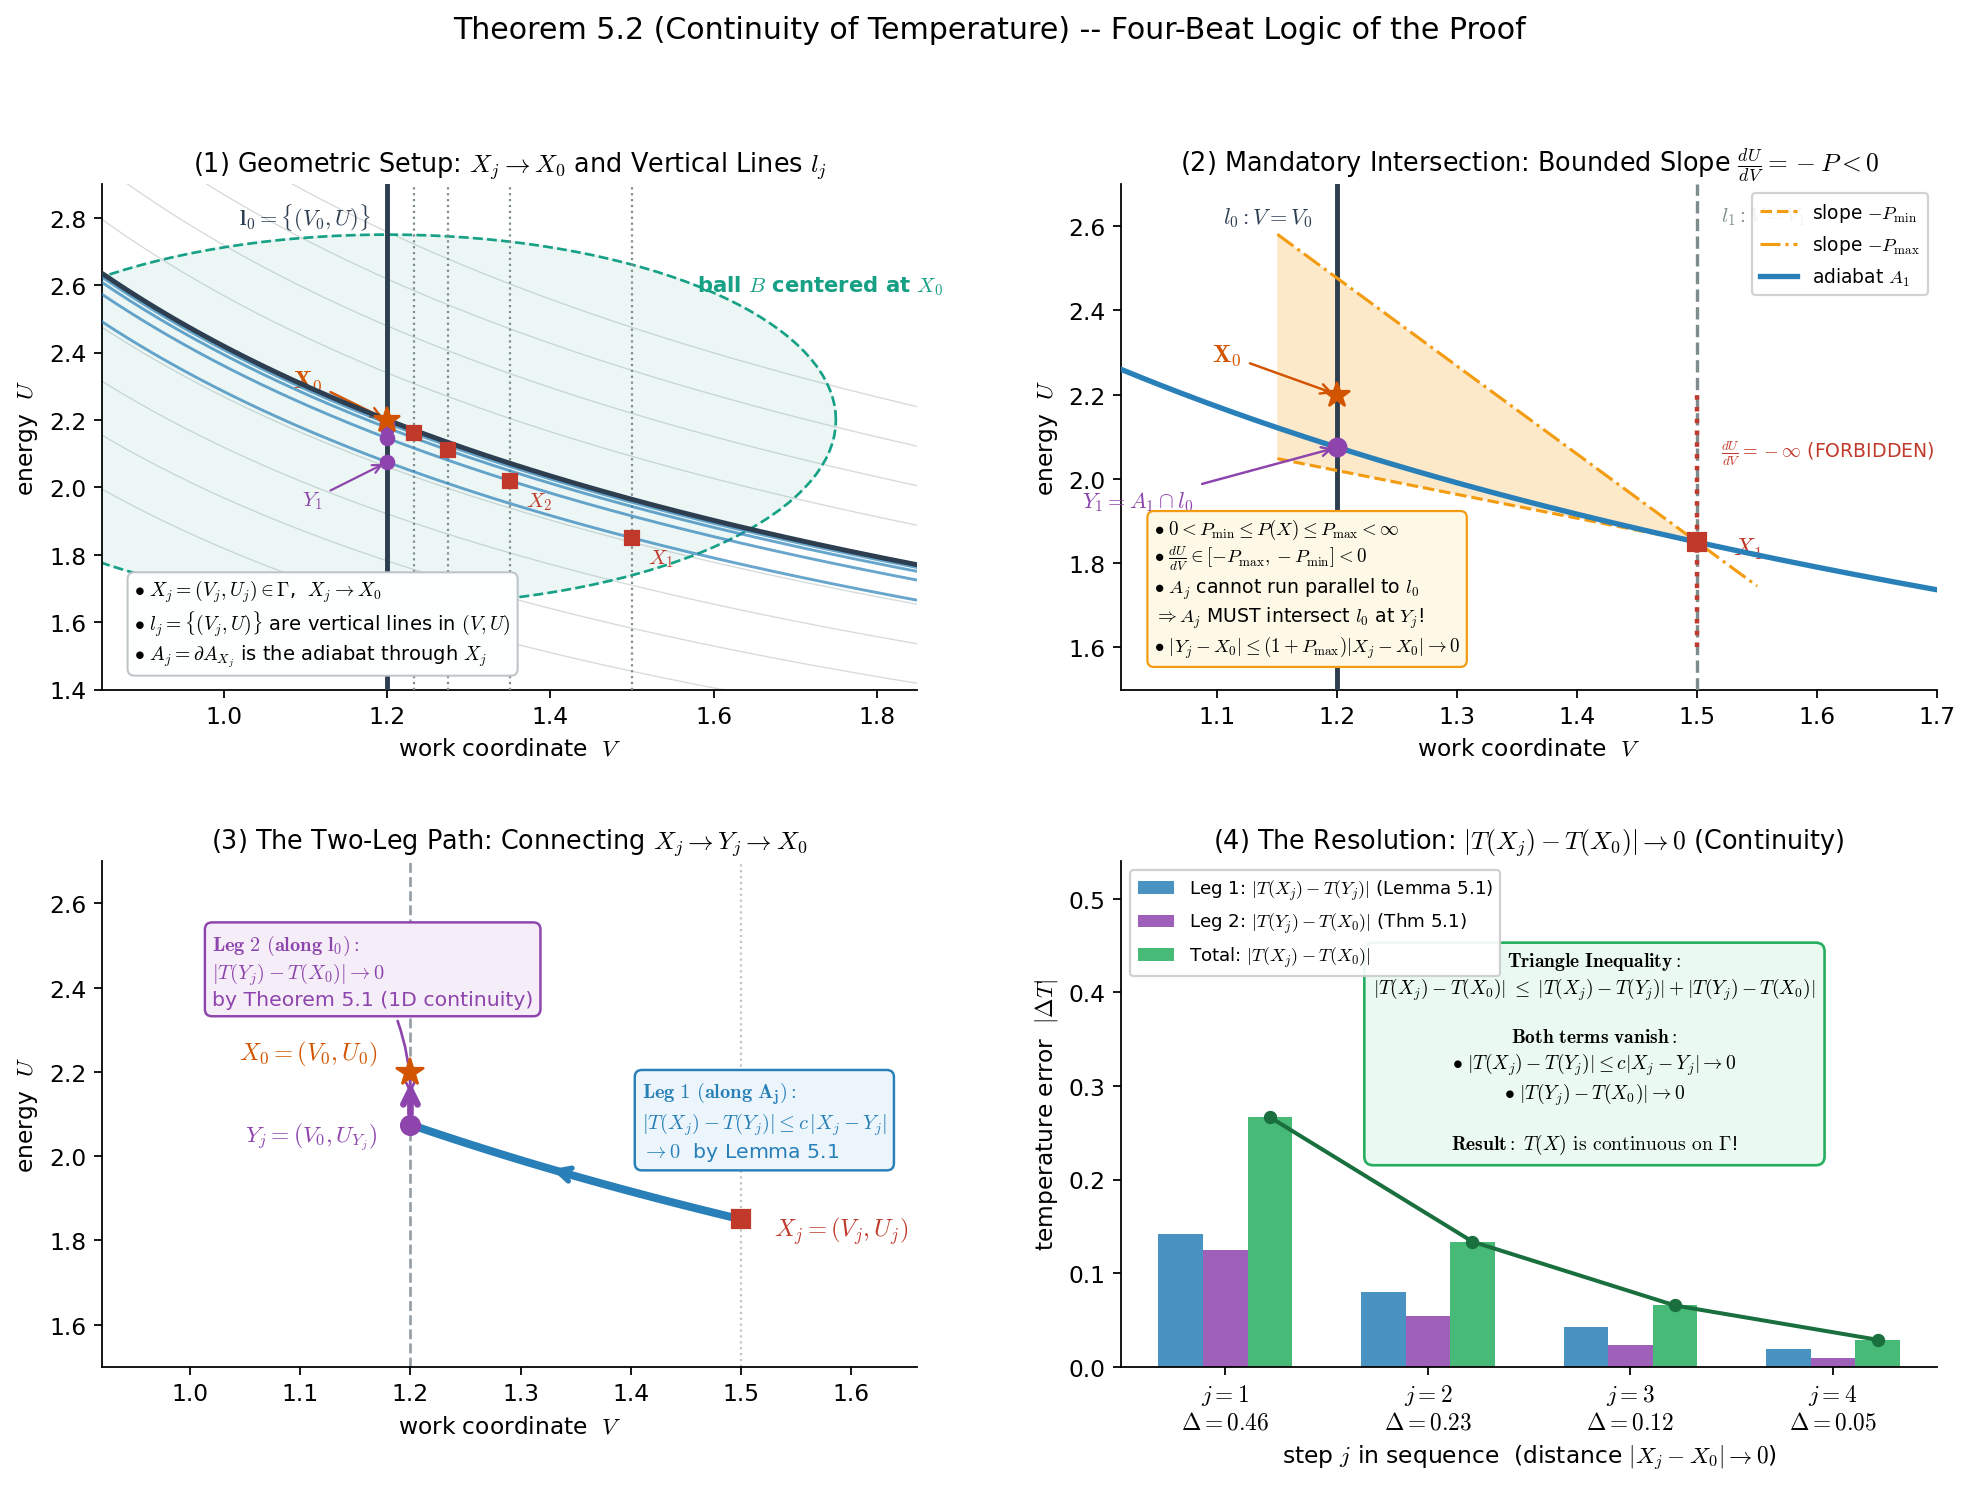

This figure's Python source:
"""
The LOGIC of Theorem 5.2 (Continuity of temperature) in Lieb & Yngvason,
Physics Reports 310 (1999) 1-96, p. 71:

    "The temperature T(X) = T^+(X) = T^-(X) is a continuous function on
     the state space, Gamma subset R^{n+1}, of a simple system."

Coordinate Convention:
  * Horizontal axis (x): Work coordinate V.
  * Vertical axis (y): Internal energy coordinate U.

The proof is laid out in four interconnected logical beats, matching
the 2x2 layout of lemma51_logic.png and theorem51_logic.png:

  (1) THE GEOMETRIC SETUP.  Base state X_0 and sequence X_j -> X_0 in ball B.
      Vertical lines l_j = {(V_j, U)} and base vertical line l_0 = {(V_0, U)}.
      Adiabats A_j = dA_{X_j} passing through each X_j.

  (2) MANDATORY INTERSECTION.  Axiom S2 provides locally Lipschitz pressure
      0 < P_min <= P(X) <= P_max < infty.  The slope dU/dV = -P is strictly
      negative and bounded away from -infty.  The vertical direction (dU/dV = -infty, dV = 0)
      is forbidden, forcing every adiabat A_j to cross the gap |V_j - V_0|
      and intersect vertical line l_0 at Y_j -> X_0.

  (3) THE TWO-LEG BRIDGE.  Decomposes X_j -> X_0 into two controlled legs:
      - Leg 1 (along adiabat A_j): |T(X_j) - T(Y_j)| <= c |X_j - Y_j| -> 0
        by Lemma 5.1 (Lipschitz continuity of T along adiabats).
      - Leg 2 (along vertical line l_0): |T(Y_j) - T(X_0)| -> 0
        by Theorem 5.1 (1D continuity of T along vertical line l_0).

  (4) THE RESOLUTION.  The triangle inequality
          |T(X_j) - T(X_0)| <= |T(X_j) - T(Y_j)| + |T(Y_j) - T(X_0)| -> 0
      proves that T is continuous at X_0, and therefore continuous everywhere on Gamma.

Run directly:  python theorem52_logic.py
"""

import os
import sys
import numpy as np
import matplotlib.pyplot as plt
from matplotlib import gridspec
from matplotlib.patches import Polygon

sys.path.insert(0, os.path.dirname(os.path.abspath(__file__)))
from theorem52_model import (
    BALL_RADIUS, U0, V0, X0,
    temperature, pressure, adiabat_const, adiabat_U,
    intersect_adiabat_with_l0, generate_sequence, get_ball_bounds,
)

plt.rcParams.update({
    "font.size": 10.5,
    "axes.titlesize": 11.5,
    "axes.labelsize": 10.5,
    "mathtext.fontset": "cm",
    "axes.spines.top": False,
    "axes.spines.right": False,
})

C_BASE = "#d35400"     # base state X_0                             (dark orange)
C_ADIA_0 = "#2c3e50"   # base adiabat A_0                          (dark slate)
C_ADIA_J = "#2980b9"   # sequence adiabats A_j                     (blue)
C_PTS = "#c0392b"      # sequence points X_j                       (crimson)
C_INTER = "#8e44ad"    # intersection points Y_j on l_0            (purple)
C_L0 = "#2c3e50"       # base vertical line l_0                    (dark slate)
C_LJ = "#7f8c8d"       # vertical lines l_j                        (grey)
C_BALL = "#16a085"     # ball B                                    (teal)
C_CONE = "#f39c12"     # transversality cone                       (amber)
C_LEG1 = "#2980b9"     # Leg 1 (along adiabat)                     (blue)
C_LEG2 = "#8e44ad"     # Leg 2 (along line l_0)                    (purple)
C_OK = "#27ae60"       # resolution / conclusion                   (green)
C_BAD = "#c0392b"      # forbidden direction                       (red)

script_dir = os.path.dirname(os.path.abspath(__file__))

seq_X = generate_sequence(4)
seq_Y = [intersect_adiabat_with_l0(pt) for pt in seq_X]

fig = plt.figure(figsize=(14.8, 9.6))
gs = gridspec.GridSpec(2, 2, hspace=0.34, wspace=0.25)


# ======================================================================
#  Panel (1) -- The Geometric Setup: Sequence X_j -> X_0 and Ball B
# ======================================================================
ax1 = fig.add_subplot(gs[0, 0])
V_span = np.linspace(0.85, 1.85, 300)
K0 = adiabat_const(*X0)

# Faint background adiabats
for k_val in np.linspace(K0 - 0.6, K0 + 0.6, 9):
    ax1.plot(V_span, adiabat_U(V_span, k_val), color="#d5dbdb", lw=0.6, zorder=1)

# Ball B
phi = np.linspace(0, 2 * np.pi, 150)
ax1.fill(V0 + BALL_RADIUS * np.cos(phi), U0 + BALL_RADIUS * np.sin(phi),
         color=C_BALL, alpha=0.08, zorder=2)
ax1.plot(V0 + BALL_RADIUS * np.cos(phi), U0 + BALL_RADIUS * np.sin(phi),
         color=C_BALL, ls="--", lw=1.2, zorder=2)
ax1.text(V0 + 0.38, U0 + 0.38, r"ball $B$ centered at $X_0$",
         color=C_BALL, fontsize=9.5, fontweight="bold")

# Base line l_0
ax1.axvline(V0, color=C_L0, lw=2.2, zorder=3)
ax1.text(V0 - 0.02, 2.85, r"$\mathbf{l_0} = \{(V_0, U)\}$",
         color=C_L0, fontsize=10, ha="right", va="top", fontweight="bold")

# Points X_j and vertical lines l_j
for j, (Xj, Yj) in enumerate(zip(seq_X, seq_Y), 1):
    Vj = Xj[0]
    Kj = adiabat_const(*Xj)
    ax1.axvline(Vj, color=C_LJ, ls=":", lw=1.0, zorder=3)
    ax1.plot(V_span, adiabat_U(V_span, Kj), color=C_ADIA_J, lw=1.3, alpha=0.7, zorder=4)
    ax1.plot(Xj[0], Xj[1], "s", color=C_PTS, ms=6, zorder=6)
    ax1.plot(Yj[0], Yj[1], "o", color=C_INTER, ms=6, zorder=6)
    if j in [1, 2]:
        ax1.text(Xj[0] + 0.02, Xj[1] - 0.03, rf"$X_{j}$", color=C_PTS,
                 fontsize=9.5, ha="left", va="top")

# Label Y_1 with arrow
Y1 = seq_Y[0]
ax1.annotate(r"$Y_1$", xy=(Y1[0], Y1[1]), xytext=(Y1[0] - 0.08, Y1[1] - 0.08),
             arrowprops=dict(arrowstyle="->", color=C_INTER, lw=1.0),
             color=C_INTER, fontsize=9.5, ha="right", va="top")

# Base point X_0 and base adiabat A_0
ax1.plot(V_span, adiabat_U(V_span, K0), color=C_ADIA_0, lw=2.2, zorder=4)
ax1.plot(X0[0], X0[1], "*", color=C_BASE, ms=12, zorder=7)
ax1.annotate(r"$\mathbf{X_0}$", xy=(X0[0], X0[1]), xytext=(X0[0] - 0.08, X0[1] + 0.08),
             arrowprops=dict(arrowstyle="->", color=C_BASE, lw=1.1),
             color=C_BASE, fontsize=11, fontweight="bold", ha="right", va="bottom")

ax1.set_xlim(0.85, 1.85)
ax1.set_ylim(1.40, 2.90)
ax1.set_xlabel(r"work coordinate  $V$")
ax1.set_ylabel(r"energy  $U$")
ax1.set_title(r"(1) Geometric Setup: $X_j \to X_0$ and Vertical Lines $l_j$")

ax1.text(0.04, 0.06,
         r"$\bullet\ X_j = (V_j, U_j) \in \Gamma$,  $X_j \rightarrow X_0$" "\n"
         r"$\bullet\ l_j = \{(V_j, U)\}$ are vertical lines in $(V, U)$" "\n"
         r"$\bullet\ A_j = \partial A_{X_j}$ is the adiabat through $X_j$",
         transform=ax1.transAxes, fontsize=8.8,
         bbox=dict(boxstyle="round,pad=0.35", fc="#fdfefe", ec="#bdc3c7", lw=0.9))


# ======================================================================
#  Panel (2) -- Mandatory Intersection: Axiom S2 & Transversality Cone
# ======================================================================
ax2 = fig.add_subplot(gs[0, 1])

X1, Y1 = seq_X[0], seq_Y[0]
bounds = get_ball_bounds()
p_min, p_max = bounds["P_min"], bounds["P_max"]
s_min, s_max = -p_max, -p_min

# Vertical lines l_0 and l_1
ax2.axvline(V0, color=C_L0, lw=2.2, zorder=3)
ax2.axvline(X1[0], color=C_LJ, ls="--", lw=1.5, zorder=3)
ax2.text(V0 - 0.02, 2.65, r"$l_0: V = V_0$", color=C_L0, fontsize=10, ha="right", va="top", fontweight="bold")
ax2.text(X1[0] + 0.02, 2.65, r"$l_1: V = V_1$", color=C_LJ, fontsize=9.5, ha="left", va="top")

# Transversality cone from X_1
poly_pts = [
    [X1[0], X1[1]],
    [V0 - 0.05, X1[1] + s_min * (V0 - 0.05 - X1[0])],
    [V0 - 0.05, X1[1] + s_max * (V0 - 0.05 - X1[0])],
]
ax2.add_patch(Polygon(poly_pts, color=C_CONE, alpha=0.22, zorder=2, lw=0))

v_cone = np.linspace(V0 - 0.05, X1[0] + 0.05, 100)
ax2.plot(v_cone, X1[1] + s_max * (v_cone - X1[0]), color=C_CONE, ls="--", lw=1.4, zorder=3,
         label=r"slope $-P_{\min}$")
ax2.plot(v_cone, X1[1] + s_min * (v_cone - X1[0]), color=C_CONE, ls="-.", lw=1.4, zorder=3,
         label=r"slope $-P_{\max}$")

# True adiabat A_1
K1 = adiabat_const(*X1)
ax2.plot(V_span, adiabat_U(V_span, K1), color=C_ADIA_J, lw=2.4, zorder=5, label=r"adiabat $A_1$")

# State X_1, intersection Y_1, base X_0
ax2.plot(X1[0], X1[1], "s", color=C_PTS, ms=8, zorder=6)
ax2.text(X1[0] + 0.03, X1[1] - 0.03, r"$X_1$", color=C_PTS, fontsize=11, fontweight="bold", ha="left")
ax2.plot(Y1[0], Y1[1], "o", color=C_INTER, ms=8, zorder=6)
ax2.annotate(r"$Y_1 = A_1 \cap l_0$", xy=(Y1[0], Y1[1]),
             xytext=(Y1[0] - 0.12, Y1[1] - 0.10),
             arrowprops=dict(arrowstyle="->", color=C_INTER, lw=1.1),
             color=C_INTER, fontsize=10, fontweight="bold", ha="right", va="top")
ax2.plot(X0[0], X0[1], "*", color=C_BASE, ms=12, zorder=6)
ax2.annotate(r"$\mathbf{X_0}$", xy=(X0[0], X0[1]), xytext=(X0[0] - 0.08, X0[1] + 0.08),
             arrowprops=dict(arrowstyle="->", color=C_BASE, lw=1.1),
             color=C_BASE, fontsize=11, fontweight="bold", ha="right")

# Forbidden vertical line
ax2.plot([X1[0], X1[0]], [X1[1] - 0.25, X1[1] + 0.35], color=C_BAD, ls=":", lw=2.0, zorder=4)
ax2.text(X1[0] + 0.02, X1[1] + 0.20, r"$\frac{dU}{dV} = -\infty$ (FORBIDDEN)", color=C_BAD, fontsize=8.5)

ax2.set_xlim(1.02, 1.70)
ax2.set_ylim(1.50, 2.70)
ax2.set_xlabel(r"work coordinate  $V$")
ax2.set_ylabel(r"energy  $U$")
ax2.set_title(r"(2) Mandatory Intersection: Bounded Slope $\frac{dU}{dV} = -P < 0$")
ax2.legend(loc="upper right", fontsize=8.4, framealpha=0.9)

ax2.text(0.04, 0.20,
         r"$\bullet\ 0 < P_{\min} \leq P(X) \leq P_{\max} < \infty$" "\n"
         r"$\bullet\ \frac{dU}{dV} \in [-P_{\max}, -P_{\min}] < 0$" "\n"
         r"$\bullet\ A_j$ cannot run parallel to $l_0$" "\n"
         r"$\Rightarrow A_j$ MUST intersect $l_0$ at $Y_j$!" "\n"
         r"$\bullet\ |Y_j - X_0| \leq (1 + P_{\max})|X_j - X_0| \rightarrow 0$",
         transform=ax2.transAxes, fontsize=8.5, ha="left", va="center",
         bbox=dict(boxstyle="round,pad=0.35", fc="#fef9e7", ec=C_CONE, lw=1.0))


# ======================================================================
#  Panel (3) -- The Two-Leg Bridge: Along Adiabat + Along Line l_0
# ======================================================================
ax3 = fig.add_subplot(gs[1, 0])

v_p1 = np.linspace(X1[0], Y1[0], 100)
u_p1 = adiabat_U(v_p1, K1)

# Leg 1 (along adiabat from X_1 to Y_1)
ax3.plot(v_p1, u_p1, color=C_LEG1, lw=3.6, zorder=4)
mid_i = 50
ax3.annotate("", xy=(v_p1[mid_i + 8], u_p1[mid_i + 8]),
             xytext=(v_p1[mid_i - 8], u_p1[mid_i - 8]),
             arrowprops=dict(arrowstyle="->", color=C_LEG1, lw=2.4, mutation_scale=15), zorder=5)

# Leg 2 (along vertical line l_0 from Y_1 to X_0)
ax3.annotate("", xy=(V0, X0[1] - 0.015), xytext=(V0, Y1[1] + 0.015),
             arrowprops=dict(arrowstyle="->", color=C_LEG2, lw=3.0, mutation_scale=16), zorder=5)

# Faint reference lines
ax3.axvline(V0, color=C_L0, lw=1.2, ls="--", alpha=0.5, zorder=2)
ax3.axvline(X1[0], color=C_LJ, lw=1.0, ls=":", alpha=0.5, zorder=2)

# Points
ax3.plot(X1[0], X1[1], "s", color=C_PTS, ms=8.5, zorder=6)
ax3.plot(Y1[0], Y1[1], "o", color=C_INTER, ms=8.5, zorder=6)
ax3.plot(X0[0], X0[1], "*", color=C_BASE, ms=13, zorder=6)

ax3.text(X1[0] + 0.03, X1[1] - 0.04, r"$X_j = (V_j, U_j)$", color=C_PTS, fontsize=11, fontweight="bold", ha="left")
ax3.text(Y1[0] - 0.03, Y1[1] - 0.04, r"$Y_j = (V_0, U_{Y_j})$", color=C_INTER, fontsize=10.5, fontweight="bold", ha="right")
ax3.text(X0[0] - 0.03, X0[1] + 0.03, r"$X_0 = (V_0, U_0)$", color=C_BASE, fontsize=11, fontweight="bold", ha="right")

# Callout cards for Leg 1 and Leg 2
ax3.text(0.5 * (X1[0] + Y1[0]) + 0.06, 0.5 * (X1[1] + Y1[1]) + 0.12,
         r"$\mathbf{Leg\ 1\ (along\ A_j)}:$" "\n"
         r"$|T(X_j) - T(Y_j)| \leq c\,|X_j - Y_j|$" "\n"
         r"$\rightarrow 0$  by Lemma 5.1",
         color=C_LEG1, fontsize=9.2, ha="left", va="center",
         bbox=dict(boxstyle="round,pad=0.35", fc="#ebf5fb", ec=C_LEG1, lw=1.1))

ax3.annotate(
    r"$\mathbf{Leg\ 2\ (along\ l_0)}:$" "\n"
    r"$|T(Y_j) - T(X_0)| \rightarrow 0$" "\n"
    r"by Theorem 5.1 (1D continuity)",
    xy=(V0, 0.5 * (Y1[1] + X0[1])),
    xytext=(1.02, 2.44),
    arrowprops=dict(arrowstyle="->", color=C_LEG2, lw=1.2, connectionstyle="arc3,rad=-0.15"),
    color=C_LEG2, fontsize=9.2, ha="left", va="center",
    bbox=dict(boxstyle="round,pad=0.35", fc="#f5eef8", ec=C_LEG2, lw=1.1)
)

ax3.set_xlim(0.92, 1.66)
ax3.set_ylim(1.50, 2.70)
ax3.set_xlabel(r"work coordinate  $V$")
ax3.set_ylabel(r"energy  $U$")
ax3.set_title(r"(3) The Two-Leg Path: Connecting $X_j \to Y_j \to X_0$")


# ======================================================================
#  Panel (4) -- The Resolution: Triangle Inequality & Continuity
# ======================================================================
ax4 = fig.add_subplot(gs[1, 1])

js = np.array([1, 2, 3, 4])
leg1 = [abs(temperature(*Xj) - temperature(*Yj)) for Xj, Yj in zip(seq_X, seq_Y)]
leg2 = [abs(temperature(*Yj) - temperature(*X0)) for Yj in seq_Y]
tot = [abs(temperature(*Xj) - temperature(*X0)) for Xj in seq_X]
dX = [np.linalg.norm(Xj - X0) for Xj in seq_X]

bw = 0.22
ax4.bar(js - bw, leg1, width=bw, color=C_LEG1, alpha=0.85, label=r"Leg 1: $|T(X_j) - T(Y_j)|$ (Lemma 5.1)")
ax4.bar(js, leg2, width=bw, color=C_LEG2, alpha=0.85, label=r"Leg 2: $|T(Y_j) - T(X_0)|$ (Thm 5.1)")
ax4.bar(js + bw, tot, width=bw, color=C_OK, alpha=0.85, label=r"Total: $|T(X_j) - T(X_0)|$")
ax4.plot(js + bw, tot, "o-", color="#196f3d", lw=1.8, ms=5, zorder=5)

ax4.set_xticks(js)
ax4.set_xticklabels([rf"$j={j}$" "\n" rf"$\Delta={dX[j-1]:.2f}$" for j in js])
ax4.set_xlabel(r"step $j$ in sequence  (distance $|X_j - X_0| \to 0$)")
ax4.set_ylabel(r"temperature error  $|\Delta T|$")
ax4.set_ylim(0, 0.54)
ax4.legend(loc="upper left", fontsize=8.2, framealpha=0.92)
ax4.set_title(r"(4) The Resolution: $|T(X_j) - T(X_0)| \to 0$ (Continuity)")

# Text box placed in upper-right with zero overlap
ax4.text(0.58, 0.62,
         r"$\mathbf{Triangle\ Inequality}:$" "\n"
         r"$|T(X_j) - T(X_0)| \;\leq\; |T(X_j) - T(Y_j)| + |T(Y_j) - T(X_0)|$" "\n\n"
         r"$\mathbf{Both\ terms\ vanish}:$" "\n"
         r"$\bullet\ |T(X_j) - T(Y_j)| \leq c|X_j - Y_j| \rightarrow 0$" "\n"
         r"$\bullet\ |T(Y_j) - T(X_0)| \rightarrow 0$" "\n\n"
         r"$\mathbf{Result}:\; T(X) \text{ is continuous on } \Gamma$!",
         transform=ax4.transAxes, ha="center", va="center", fontsize=8.8,
         bbox=dict(boxstyle="round,pad=0.45", fc="#eafaf1", ec=C_OK, lw=1.2))

fig.suptitle(
    r"Theorem 5.2 (Continuity of Temperature) -- Four-Beat Logic of the Proof",
    fontsize=13.5, y=0.99
)

out_path = os.path.join(script_dir, "theorem52_logic.png")
fig.savefig(out_path, dpi=160, bbox_inches="tight")
plt.close(fig)
print("Saved", os.path.basename(out_path))


if __name__ == "__main__":
    pass
